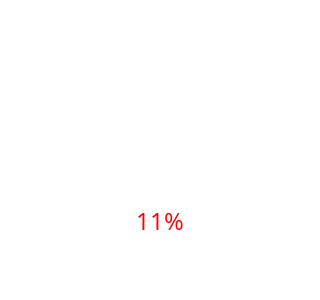

Here is the notebook cell this chart was saved with:
### Code cell
import plotly.graph_objects as go
from plotly.subplots import make_subplots

# Create figure with customized gauge
fig = go.Figure()

# Add the gauge
fig.add_trace(go.Indicator(
    mode="gauge",
    value=11,  # The percentage value (11%)
    gauge={
        'axis': {
            'range': [None, 100], 
            'visible': True,
            'showticklabels': False,
            'tickwidth': 1, 
            'tickcolor': "white"
        },
        'bar': {'color': "white"},
        'bgcolor': "rgba(0,0,0,0)",
        'borderwidth': 0,
        'bordercolor': "rgba(0,0,0,0)",
        'steps': [],
        'threshold': {
            'line': {'color': "white", 'width': 4},
            'thickness': 0.75,
            'value': 11
        }
    },
    domain={'x': [0, 1], 'y': [0, 0.6]}
))

# Add the textual components separately for more control
fig.add_annotation(
    text="<b>CPA variation</b>",
    x=0.5, y=0.7,
    showarrow=False,
    font=dict(size=16, color="white")
)

fig.add_annotation(
    text="€1.4",
    x=0.5, y=0.6,
    showarrow=False,
    font=dict(size=24, color="white")
)

fig.add_annotation(
    text="11%",
    x=0.5, y=0.4,
    showarrow=False,
    font=dict(size=24, color="red")
)

# Update layout
fig.update_layout(
    paper_bgcolor="rgba(0,0,0,0)",
    plot_bgcolor="rgba(0,0,0,0)",
    margin=dict(t=100, b=0, l=0, r=0),
    height=300,
    width=300,
    showlegend=False
)

# Show the figure
fig.show()

# To save as an image or HTML file:
# fig.write_image("gauge_chart.png")
# fig.write_html("gauge_chart.html")

### Figure 1 — Plotly figure (JSON) as saved in the notebook; plotly's stock layout.template omitted (floating-point values rounded to 4 significant figures)
{"data": [{"domain": {"x": [0, 1], "y": [0, 0.6]}, "gauge": {"axis": {"range": [null, 100], "showticklabels": false, "tickcolor": "white", "tickwidth": 1, "visible": true}, "bar": {"color": "white"}, "bgcolor": "rgba(0,0,0,0)", "bordercolor": "rgba(0,0,0,0)", "borderwidth": 0, "threshold": {"line": {"color": "white", "width": 4}, "thickness": 0.75, "value": 11}}, "mode": "gauge", "type": "indicator", "value": 11}], "layout": {"annotations": [{"font": {"color": "white", "size": 16}, "showarrow": false, "text": "<b>CPA variation</b>", "x": 0.5, "y": 0.7}, {"font": {"color": "white", "size": 24}, "showarrow": false, "text": "€1.4", "x": 0.5, "y": 0.6}, {"font": {"color": "red", "size": 24}, "showarrow": false, "text": "11%", "x": 0.5, "y": 0.4}], "height": 300, "margin": {"b": 0, "l": 0, "r": 0, "t": 100}, "paper_bgcolor": "rgba(0,0,0,0)", "plot_bgcolor": "rgba(0,0,0,0)", "showlegend": false, "width": 300}}
